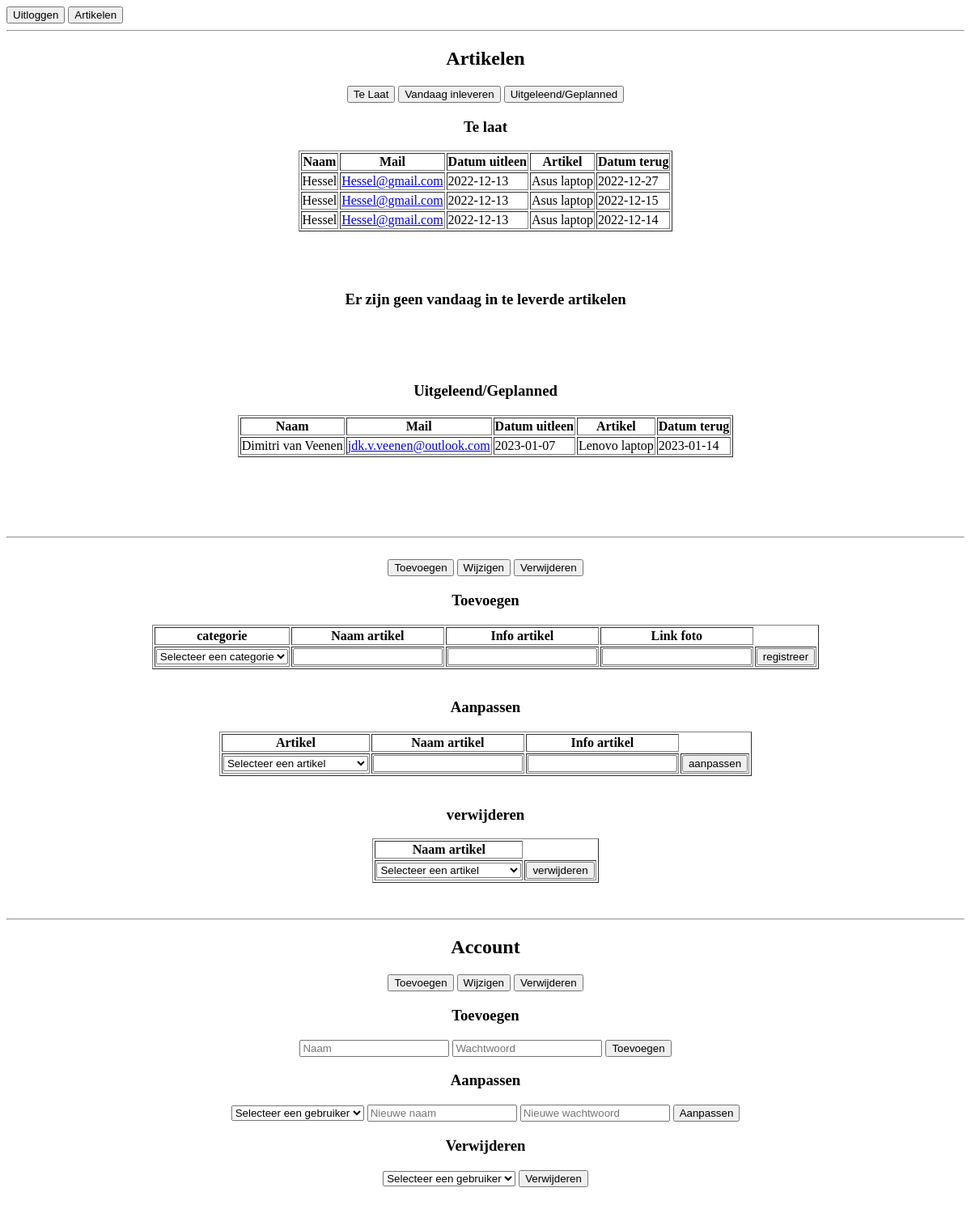
Page /paneel/index.php on the committed database.
### tables this page shows
CREATE TABLE `artikeluit` (
  `id` int(11) NOT NULL,
  `barcode` int(11) NOT NULL,
  `naam` varchar(255) NOT NULL DEFAULT '',
  `mail` varchar(255) NOT NULL DEFAULT '',
  `datumuit` varchar(255) NOT NULL DEFAULT '',
  `datumin` varchar(255) NOT NULL DEFAULT '',
  `uitgedoor` varchar(255) NOT NULL DEFAULT ''
);

CREATE TABLE `artikelen` (
  `id` int(11) NOT NULL,
  `naam` varchar(50) NOT NULL DEFAULT '0',
  `info` varchar(999) NOT NULL DEFAULT '',
  `img` varchar(255) DEFAULT NULL,
  `barcode` varchar(14) NOT NULL,
  `cate` varchar(255) NOT NULL DEFAULT 'Overige'
);

### paneel/index.php (the view, shortened to what this page needs)
<?php
require $_SERVER['DOCUMENT_ROOT'] . '/config.php';
$tolate = $con->query("SELECT * FROM artikeluit WHERE datumin < CURRENT_DATE()");
$now = $con->query("SELECT * FROM artikeluit WHERE datumin = CURRENT_DATE()");
$out = $con->query("SELECT * FROM artikeluit WHERE datumin > CURRENT_DATE()");
?>
<!DOCTYPE html>
<html lang="nl">
<head>
	<link rel="stylesheet" href="/css/paneel.css">
</head>
<body>
	<button class="uitlog" onclick="location.href = `/loguit`">Uitloggen</button>
	<button class="uitlog" onclick="location.href = `/`">Artikelen</button>
	<hr>
	<center>
		<h2>Artikelen</h2>
		<button class="knop" onclick="artikelen('telaat')">Te Laat</button>
			<button class="knop" onclick="artikelen('vandag')">Vandaag inleveren</button>
			<button class="knop" onclick="artikelen('moment')">Uitgeleend/Geplanned</button>
		<div class="grote" id="telaat">
			<?php if (!$tolate->num_rows == 0) { ?>
				<table border='1'>
					<h3>Te laat</h3>
					<thead>
						<tr>
							<th>Naam</th>
							<th>Mail</th>
							<th>Datum uitleen</th>
							<th>Artikel</th>
							<th>Datum terug</th>
						</tr>
						<?php
						while ($row = $tolate->fetch_assoc()) {
							$producttolate = $con->query("SELECT * FROM artikelen WHERE barcode='" . $row['barcode'] . "'");
							$producttolate = $producttolate->fetch_assoc()
						?>
							<tr>
								<td><?= $row['naam'] ?></td>
								<td><a href="mailto:<?= $row['mail'] ?>"><?= $row['mail'] ?></a></td>
								<td><?= $row['datumuit'] ?></td>
								<td><?= $producttolate['naam'] ?></td>
								<td><?= $row['datumin'] ?></td>
							</tr>
						<?php
						}
						?>
					</thead>
				</table>
			<?php } else { ?>
				<h3>Er zijn geen te laat ingeleverde artikelen</h3>
			<?php } ?>
			<br><br><br>
		</div>
		<div class="grote" id="vandag">
			<?php if (!$now->num_rows == 0) { ?>
				<table border='1'>
					<h3>Vandaag Inleveren</h3>
					<thead>
						<tr>
							<th>Naam</th>
							<th>Mail</th>
							<th>Datum uitleen</th>
							<th>Artikel</th>
							<th>Datum terug</th>
						</tr>
						<?php
						while ($row = $now->fetch_assoc()) {
							$producttoday = $con->query("SELECT * FROM artikelen WHERE barcode='" . $row['barcode'] . "'");
							$producttoday = $producttoday->fetch_assoc()
						?>
							<tr>
								<td><?= $row['naam'] ?></td>
								<td><a href="mailto:<?= $row['mail'] ?>"><?= $row['mail'] ?></a></td>
								<td><?= $row['datumuit'] ?></td>
								<td><?= $producttoday['naam'] ?></td>
								<td><?= $row['datumin'] ?></td>
							</tr>
						<?php
						}
						?>
					</thead>
				</table>
			<?php } else { ?>
				<h3>Er zijn geen vandaag in te leverde artikelen</h3>
			<?php } ?>
			<br><br><br>
		</div>
		<center>
			<div class="grote" id="moment">
				<?php if (!$out->num_rows == 0) { ?>
					<table border='1'>
						<h3>Uitgeleend/Geplanned</h3>
						<thead>
							<tr>
								<th>Naam</th>
								<th>Mail</th>
								<th>Datum uitleen</th>
								<th>Artikel</th>
								<th>Datum terug</th>
							</tr>
							<?php
							while ($row = $out->fetch_assoc()) {
								$productstil = $con->query("SELECT * FROM artikelen WHERE barcode='" . $row['barcode'] . "'");
								$productstil = $productstil->fetch_assoc()
							?>
								<tr>
									<td><?= $row['naam'] ?></td>
									<td><a href="mailto:<?= $row['mail'] ?>"><?= $row['mail'] ?></a></td>
									<td><?= $row['datumuit'] ?></td>
									<td><?= $productstil['naam'] ?></td>
									<td><?= $row['datumin'] ?></td>
								</tr>
							<?php
							}
							?>
						</thead>
					</table>
				<?php } else { ?>
					<h3>Er zijn geen vandaag in te leverde artikelen</h3>
				<?php } ?>
				<br><br><br>
			</div>
			<br><br>
			<hr>
			<br>
			<center>
			<button class="knop" onclick="artikel('toe')">Toevoegen</button>
			<button class="knop" onclick="artikel('wij')">Wijzigen</button>
			<button class="knop" onclick="artikel('ver')">Verwijderen</button>
				<div id="toe">
				<h3>Toevoegen</h3>
				<table border=1>
					<thead>
						<tr>
							<th>categorie</th>
							<th>Naam artikel</th>
							<th>Info artikel</th>
							<th>Link foto</th>
						</tr>
					</thead>
			</center>
			<tbody>
				<td><select name="select" value="" onChange="form.submit()">
						<option value="">Selecteer een categorie</option>
					</select></td>
				<form method="post">
					<td><input type="text" name="art-naam" required></td>
					<td><input type="text" name="art-info" required></td>
					<td><input type="text" name="art-foto" required></td>
					<td><button name="registreer">registreer</button></td>
			</tbody>
			<br>
			<center>
                <div id="wij">
				<h3>Aanpassen</h3>
				<table border=1>
					<thead>
						<tr>
							<th>Artikel</th>
							<th>Naam artikel</th>
							<th>Info artikel</th>
						</tr>
					</thead>
			</center>
			<tbody>
				<td>
					<select>
						<option value="">Selecteer een artikel</option>
					</select>
				</td>
				<td><input type="text" required></td>
				<td><input type="text" required></td>
				<td><input type="submit" name="Verstuur" value="aanpassen"></td>
			</tbody>
			<br>
			<center>
				<div id="ver">
				<h3>verwijderen</h3>
				<table border=1>
					<thead>
						<tr>
							<th>Naam artikel</th>
						</tr>
					</thead>
			</center>
			<tbody>
				<td><select>
						<option value="">Selecteer een artikel</option>
					</select></td>
				<td><input type="submit" name="Verstuur" value="verwijderen"></td>
			</tbody>
			<br><br>
			<hr>
			<h2>Account</h2>
			<button class="knop" onclick="categorie('ctoe')">Toevoegen</button>
			<button class="knop" onclick="categorie('cwij')">Wijzigen</button>
			<button class="knop" onclick="categorie('cver')">Verwijderen</button>
			<div id="atoe">
				<form method="POST">
					<h3>Toevoegen</h3>
					<input type="text" name="nname" placeholder="Naam" required>
					<input type="password" name="npass" placeholder="Wachtwoord" required>
					<button>Toevoegen</button>
				</form>
			</div>
			<div id="aaan">
				<form method="POST">
					<h3>Aanpassen</h3>
					<select name="select">
						<option value="">Selecteer een gebruiker</option>
					</select>
					<input type="text" name="nname" placeholder="Nieuwe naam" required>
					<input type="password" name="npass" placeholder="Nieuwe wachtwoord" required>
					<button>Aanpassen</button>
				</form>
			</div>
			<div id="aver">
				<form method="POST">
					<h3>Verwijderen</h3>
					<select name="select" required>
						<option value="">Selecteer een gebruiker</option>
					</select>
					<button>Verwijderen</button>
				</form>
			</div>
			<br><br><br>
</body>
</html>

### rows in the picture
artikeluit: naam "Hessel", mail "Hessel@gmail.com", datumuit "2022-12-13", artikelen.naam "Asus laptop", datumin "2022-12-27"
artikeluit: naam "Hessel", mail "Hessel@gmail.com", datumuit "2022-12-13", artikelen.naam "Asus laptop", datumin "2022-12-15"
artikeluit: naam "Hessel", mail "Hessel@gmail.com", datumuit "2022-12-13", artikelen.naam "Asus laptop", datumin "2022-12-14"
artikeluit: naam "Dimitri van Veenen", mail "jdk.v.veenen@outlook.com", datumuit "2023-01-07", artikelen.naam "Lenovo laptop", datumin "2023-01-14"
